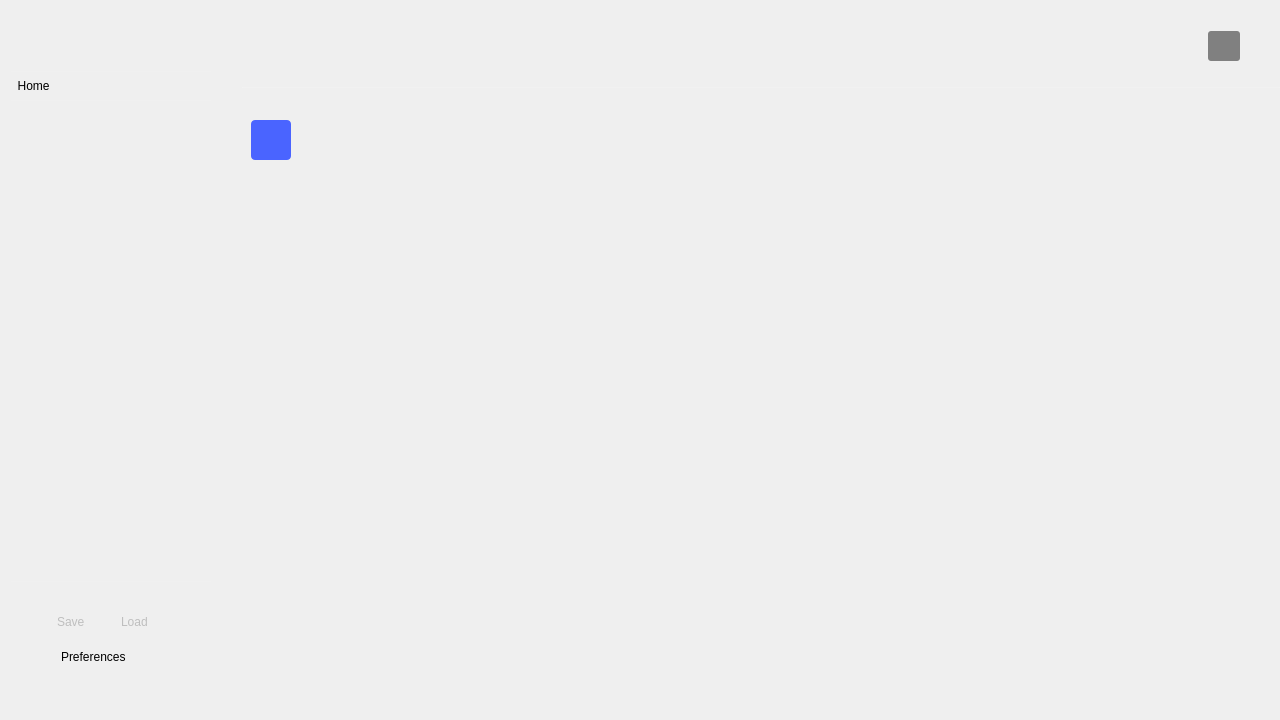
<?xml version="1.0" encoding="UTF-8"?>
<ui version="4.0">
 <class>ToolLauncher</class>
 <widget class="QMainWindow" name="ToolLauncher">
  <property name="geometry">
   <rect>
    <x>0</x>
    <y>0</y>
    <width>1280</width>
    <height>720</height>
   </rect>
  </property>
  <property name="minimumSize">
   <size>
    <width>1280</width>
    <height>720</height>
   </size>
  </property>
  <property name="windowTitle">
   <string>Scopy</string>
  </property>
  <widget class="QWidget" name="centralWidget">
   <property name="sizePolicy">
    <sizepolicy hsizetype="Maximum" vsizetype="Minimum">
     <horstretch>0</horstretch>
     <verstretch>0</verstretch>
    </sizepolicy>
   </property>
   <layout class="QHBoxLayout" name="horizontalLayout_3">
    <property name="topMargin">
     <number>0</number>
    </property>
    <property name="rightMargin">
     <number>0</number>
    </property>
    <property name="bottomMargin">
     <number>0</number>
    </property>
    <item>
     <widget class="adiscope::MenuAnim" name="menu" native="true">
      <property name="sizePolicy">
       <sizepolicy hsizetype="Preferred" vsizetype="Preferred">
        <horstretch>0</horstretch>
        <verstretch>0</verstretch>
       </sizepolicy>
      </property>
      <property name="minimumSize">
       <size>
        <width>64</width>
        <height>0</height>
       </size>
      </property>
      <property name="styleSheet">
       <string notr="true">.QWidget[selected=true] { background-color: rgba(0, 0, 0, 60); }</string>
      </property>
      <layout class="QVBoxLayout" name="verticalLayout">
       <property name="leftMargin">
        <number>0</number>
       </property>
       <property name="topMargin">
        <number>0</number>
       </property>
       <property name="rightMargin">
        <number>0</number>
       </property>
       <item>
        <widget class="QWidget" name="menuControl" native="true">
         <property name="autoFillBackground">
          <bool>false</bool>
         </property>
         <property name="styleSheet">
          <string notr="true">QPushButton { text-align:left; border: none; background-color: none; }
.QWidget#menuControl:hover {
background-color: rgba(0, 0, 0, 60);
border: 1px solid rgba(0, 0, 0, 30);
border-radius:5px;
}
.QWidget[selected=true] { 
background-color: rgba(0, 0, 0, 60);
border: 1px solid rgba(0, 0, 0, 30);
border-radius:5px; 
}</string>
         </property>
         <layout class="QHBoxLayout" name="horizontalLayout_8">
          <property name="spacing">
           <number>15</number>
          </property>
          <property name="leftMargin">
           <number>0</number>
          </property>
          <property name="topMargin">
           <number>0</number>
          </property>
          <property name="rightMargin">
           <number>0</number>
          </property>
          <property name="bottomMargin">
           <number>0</number>
          </property>
          <item>
           <widget class="QPushButton" name="btnMenu">
            <property name="minimumSize">
             <size>
              <width>32</width>
              <height>64</height>
             </size>
            </property>
            <property name="maximumSize">
             <size>
              <width>32</width>
              <height>64</height>
             </size>
            </property>
            <property name="styleSheet">
             <string notr="true">QPushButton {
font: 75 18pt &quot;Courier 10 Pitch&quot;;
color: rgb(255, 255, 255);
}</string>
            </property>
            <property name="text">
             <string/>
            </property>
            <property name="icon">
             <iconset resource="../resources/resources.qrc">
              <normaloff>:/menu/menu_button.png</normaloff>:/menu/menu_button.png</iconset>
            </property>
            <property name="iconSize">
             <size>
              <width>32</width>
              <height>32</height>
             </size>
            </property>
            <property name="checkable">
             <bool>true</bool>
            </property>
            <property name="checked">
             <bool>true</bool>
            </property>
            <property name="flat">
             <bool>true</bool>
            </property>
           </widget>
          </item>
          <item>
           <widget class="QWidget" name="widget_2" native="true">
            <property name="sizePolicy">
             <sizepolicy hsizetype="Minimum" vsizetype="Fixed">
              <horstretch>0</horstretch>
              <verstretch>0</verstretch>
             </sizepolicy>
            </property>
            <property name="minimumSize">
             <size>
              <width>0</width>
              <height>0</height>
             </size>
            </property>
            <property name="maximumSize">
             <size>
              <width>16777215</width>
              <height>64</height>
             </size>
            </property>
            <property name="styleSheet">
             <string notr="true">QWidget {
background-image: url(:/menu/scopy_title.png);
background-repeat: no-repeat;
background-position: left center;
}</string>
            </property>
           </widget>
          </item>
          <item>
           <spacer name="horizontalSpacer_3">
            <property name="orientation">
             <enum>Qt::Horizontal</enum>
            </property>
            <property name="sizeType">
             <enum>QSizePolicy::Fixed</enum>
            </property>
            <property name="sizeHint" stdset="0">
             <size>
              <width>32</width>
              <height>20</height>
             </size>
            </property>
           </spacer>
          </item>
         </layout>
        </widget>
       </item>
       <item>
        <widget class="Line" name="line_3">
         <property name="styleSheet">
          <string notr="true">color: rgba(255, 255, 255, 16);</string>
         </property>
         <property name="frameShadow">
          <enum>QFrame::Plain</enum>
         </property>
         <property name="lineWidth">
          <number>1</number>
         </property>
         <property name="orientation">
          <enum>Qt::Horizontal</enum>
         </property>
        </widget>
       </item>
       <item>
        <widget class="QWidget" name="home" native="true">
         <property name="maximumSize">
          <size>
           <width>16777215</width>
           <height>16777215</height>
          </size>
         </property>
         <property name="styleSheet">
          <string notr="true">QPushButton { text-align:left; border: none; background-color: none; }
.QWidget:hover {
background-color: rgba(0, 0, 0, 60);
border: 1px solid rgba(0, 0, 0, 30);
border-radius:5px;
}
QWidget[selected=true] { 
background-color: rgba(0, 0, 0, 60);
border: 1px solid rgba(0, 0, 0, 30);
border-radius:5px; 
}</string>
         </property>
         <layout class="QHBoxLayout" name="horizontalLayout_7">
          <property name="spacing">
           <number>2</number>
          </property>
          <property name="leftMargin">
           <number>0</number>
          </property>
          <property name="topMargin">
           <number>0</number>
          </property>
          <property name="rightMargin">
           <number>2</number>
          </property>
          <property name="bottomMargin">
           <number>0</number>
          </property>
          <item>
           <widget class="QPushButton" name="btnHome">
            <property name="sizePolicy">
             <sizepolicy hsizetype="Minimum" vsizetype="Minimum">
              <horstretch>0</horstretch>
              <verstretch>0</verstretch>
             </sizepolicy>
            </property>
            <property name="minimumSize">
             <size>
              <width>32</width>
              <height>0</height>
             </size>
            </property>
            <property name="maximumSize">
             <size>
              <width>16777215</width>
              <height>16777215</height>
             </size>
            </property>
            <property name="text">
             <string>  Home</string>
            </property>
            <property name="icon">
             <iconset resource="../resources/resources.qrc">
              <normaloff>:/menu/home.png</normaloff>:/menu/home.png</iconset>
            </property>
            <property name="iconSize">
             <size>
              <width>32</width>
              <height>32</height>
             </size>
            </property>
            <property name="checkable">
             <bool>true</bool>
            </property>
            <property name="flat">
             <bool>true</bool>
            </property>
            <attribute name="buttonGroup">
             <string notr="true">buttonGroup_2</string>
            </attribute>
           </widget>
          </item>
          <item>
           <spacer name="horizontalSpacer">
            <property name="orientation">
             <enum>Qt::Horizontal</enum>
            </property>
            <property name="sizeType">
             <enum>QSizePolicy::Fixed</enum>
            </property>
            <property name="sizeHint" stdset="0">
             <size>
              <width>32</width>
              <height>0</height>
             </size>
            </property>
           </spacer>
          </item>
         </layout>
        </widget>
       </item>
       <item>
        <widget class="Line" name="line_2">
         <property name="styleSheet">
          <string notr="true">color: rgba(255, 255, 255, 16);</string>
         </property>
         <property name="frameShadow">
          <enum>QFrame::Plain</enum>
         </property>
         <property name="orientation">
          <enum>Qt::Horizontal</enum>
         </property>
        </widget>
       </item>
       <item>
        <widget class="QScrollArea" name="scrollArea">
         <property name="sizePolicy">
          <sizepolicy hsizetype="Preferred" vsizetype="Expanding">
           <horstretch>0</horstretch>
           <verstretch>0</verstretch>
          </sizepolicy>
         </property>
         <property name="minimumSize">
          <size>
           <width>0</width>
           <height>0</height>
          </size>
         </property>
         <property name="frameShape">
          <enum>QFrame::NoFrame</enum>
         </property>
         <property name="horizontalScrollBarPolicy">
          <enum>Qt::ScrollBarAlwaysOff</enum>
         </property>
         <property name="widgetResizable">
          <bool>true</bool>
         </property>
         <widget class="QWidget" name="scrollAreaWidgetContents">
          <property name="geometry">
           <rect>
            <x>0</x>
            <y>0</y>
            <width>200</width>
            <height>438</height>
           </rect>
          </property>
          <property name="sizePolicy">
           <sizepolicy hsizetype="Preferred" vsizetype="Expanding">
            <horstretch>0</horstretch>
            <verstretch>0</verstretch>
           </sizepolicy>
          </property>
          <property name="minimumSize">
           <size>
            <width>0</width>
            <height>0</height>
           </size>
          </property>
          <layout class="QVBoxLayout" name="verticalLayout_4">
           <property name="spacing">
            <number>0</number>
           </property>
           <property name="leftMargin">
            <number>0</number>
           </property>
           <property name="topMargin">
            <number>0</number>
           </property>
           <property name="rightMargin">
            <number>0</number>
           </property>
           <property name="bottomMargin">
            <number>0</number>
           </property>
           <item>
            <widget class="QWidget" name="widget" native="true">
             <property name="sizePolicy">
              <sizepolicy hsizetype="Preferred" vsizetype="Expanding">
               <horstretch>0</horstretch>
               <verstretch>0</verstretch>
              </sizepolicy>
             </property>
             <property name="minimumSize">
              <size>
               <width>0</width>
               <height>0</height>
              </size>
             </property>
             <property name="styleSheet">
              <string notr="true"/>
             </property>
             <layout class="QVBoxLayout" name="menuOptionsLayout">
              <property name="spacing">
               <number>0</number>
              </property>
              <property name="sizeConstraint">
               <enum>QLayout::SetMinAndMaxSize</enum>
              </property>
              <property name="leftMargin">
               <number>0</number>
              </property>
             </layout>
            </widget>
           </item>
          </layout>
         </widget>
        </widget>
       </item>
       <item>
        <widget class="Line" name="line">
         <property name="styleSheet">
          <string notr="true">color: rgba(255, 255, 255, 16);</string>
         </property>
         <property name="frameShadow">
          <enum>QFrame::Plain</enum>
         </property>
         <property name="orientation">
          <enum>Qt::Horizontal</enum>
         </property>
        </widget>
       </item>
       <item>
        <spacer name="horizontalSpacer_10">
         <property name="orientation">
          <enum>Qt::Horizontal</enum>
         </property>
         <property name="sizeType">
          <enum>QSizePolicy::Fixed</enum>
         </property>
         <property name="sizeHint" stdset="0">
          <size>
           <width>200</width>
           <height>20</height>
          </size>
         </property>
        </spacer>
       </item>
       <item>
        <widget class="QWidget" name="saveLoadWidget" native="true">
         <property name="maximumSize">
          <size>
           <width>200</width>
           <height>16777215</height>
          </size>
         </property>
         <layout class="QVBoxLayout" name="verticalLayout_5">
          <property name="spacing">
           <number>0</number>
          </property>
          <property name="leftMargin">
           <number>0</number>
          </property>
          <property name="topMargin">
           <number>0</number>
          </property>
          <property name="rightMargin">
           <number>0</number>
          </property>
          <property name="bottomMargin">
           <number>0</number>
          </property>
          <item>
           <layout class="QHBoxLayout" name="horizontalLayout_4">
            <property name="spacing">
             <number>2</number>
            </property>
            <property name="leftMargin">
             <number>10</number>
            </property>
            <property name="rightMargin">
             <number>10</number>
            </property>
            <item>
             <widget class="QWidget" name="Save" native="true">
              <property name="enabled">
               <bool>true</bool>
              </property>
              <property name="maximumSize">
               <size>
                <width>16777215</width>
                <height>16777215</height>
               </size>
              </property>
              <property name="styleSheet">
               <string notr="true">QPushButton { text-align:left; border: none; background-color: none; }
.QWidget:hover {background-color: rgba(0, 0, 0, 60);
border: 1px solid rgba(0, 0, 0, 30);
border-radius:5px;}
QWidget[selected=true] { background-color: rgba(0, 0, 0, 60);
border: 1px solid rgba(0, 0, 0, 30);
border-radius:5px;}</string>
              </property>
              <layout class="QHBoxLayout" name="horizontalLayout_5">
               <property name="spacing">
                <number>0</number>
               </property>
               <property name="leftMargin">
                <number>0</number>
               </property>
               <property name="topMargin">
                <number>3</number>
               </property>
               <property name="rightMargin">
                <number>0</number>
               </property>
               <property name="bottomMargin">
                <number>3</number>
               </property>
               <item>
                <spacer name="horizontalSpacer_12">
                 <property name="orientation">
                  <enum>Qt::Horizontal</enum>
                 </property>
                 <property name="sizeType">
                  <enum>QSizePolicy::Preferred</enum>
                 </property>
                 <property name="sizeHint" stdset="0">
                  <size>
                   <width>40</width>
                   <height>20</height>
                  </size>
                 </property>
                </spacer>
               </item>
               <item>
                <widget class="QPushButton" name="saveBtn">
                 <property name="enabled">
                  <bool>true</bool>
                 </property>
                 <property name="sizePolicy">
                  <sizepolicy hsizetype="Preferred" vsizetype="Preferred">
                   <horstretch>0</horstretch>
                   <verstretch>0</verstretch>
                  </sizepolicy>
                 </property>
                 <property name="maximumSize">
                  <size>
                   <width>20</width>
                   <height>16777215</height>
                  </size>
                 </property>
                 <property name="styleSheet">
                  <string notr="true"/>
                 </property>
                 <property name="text">
                  <string/>
                 </property>
                 <property name="icon">
                  <iconset resource="../resources/resources.qrc">
                   <normaloff>:/icons/ic load.svg</normaloff>
                   <normalon>:/icons/ic load.svg</normalon>:/icons/ic load.svg</iconset>
                 </property>
                 <property name="flat">
                  <bool>true</bool>
                 </property>
                </widget>
               </item>
               <item>
                <widget class="QLabel" name="saveLbl">
                 <property name="sizePolicy">
                  <sizepolicy hsizetype="Fixed" vsizetype="Preferred">
                   <horstretch>0</horstretch>
                   <verstretch>0</verstretch>
                  </sizepolicy>
                 </property>
                 <property name="maximumSize">
                  <size>
                   <width>16777215</width>
                   <height>16777215</height>
                  </size>
                 </property>
                 <property name="styleSheet">
                  <string notr="true">	background-color: transparent;
	color: #bebebe;</string>
                 </property>
                 <property name="text">
                  <string>Save</string>
                 </property>
                </widget>
               </item>
               <item>
                <spacer name="horizontalSpacer_6">
                 <property name="orientation">
                  <enum>Qt::Horizontal</enum>
                 </property>
                 <property name="sizeType">
                  <enum>QSizePolicy::Preferred</enum>
                 </property>
                 <property name="sizeHint" stdset="0">
                  <size>
                   <width>40</width>
                   <height>20</height>
                  </size>
                 </property>
                </spacer>
               </item>
              </layout>
             </widget>
            </item>
            <item>
             <widget class="QWidget" name="Load" native="true">
              <property name="enabled">
               <bool>true</bool>
              </property>
              <property name="maximumSize">
               <size>
                <width>16777215</width>
                <height>16777215</height>
               </size>
              </property>
              <property name="styleSheet">
               <string notr="true">QPushButton { text-align:left; border: none; background-color: none; }
.QWidget:hover {background-color: rgba(0, 0, 0, 60);
border: 1px solid rgba(0, 0, 0, 30);
border-radius:5px;}
QWidget[selected=true] { background-color: rgba(0, 0, 0, 60);
border: 1px solid rgba(0, 0, 0, 30);
border-radius:5px;}</string>
              </property>
              <layout class="QHBoxLayout" name="horizontalLayout_6">
               <property name="spacing">
                <number>4</number>
               </property>
               <property name="leftMargin">
                <number>0</number>
               </property>
               <property name="topMargin">
                <number>3</number>
               </property>
               <property name="rightMargin">
                <number>0</number>
               </property>
               <property name="bottomMargin">
                <number>3</number>
               </property>
               <item>
                <spacer name="horizontalSpacer_11">
                 <property name="orientation">
                  <enum>Qt::Horizontal</enum>
                 </property>
                 <property name="sizeType">
                  <enum>QSizePolicy::Preferred</enum>
                 </property>
                 <property name="sizeHint" stdset="0">
                  <size>
                   <width>40</width>
                   <height>20</height>
                  </size>
                 </property>
                </spacer>
               </item>
               <item>
                <widget class="QLabel" name="loadLbl">
                 <property name="sizePolicy">
                  <sizepolicy hsizetype="Fixed" vsizetype="Preferred">
                   <horstretch>0</horstretch>
                   <verstretch>0</verstretch>
                  </sizepolicy>
                 </property>
                 <property name="maximumSize">
                  <size>
                   <width>16777215</width>
                   <height>16777215</height>
                  </size>
                 </property>
                 <property name="styleSheet">
                  <string notr="true">	background-color: transparent;
	color: #bebebe;</string>
                 </property>
                 <property name="text">
                  <string>Load</string>
                 </property>
                </widget>
               </item>
               <item>
                <widget class="QPushButton" name="loadBtn">
                 <property name="sizePolicy">
                  <sizepolicy hsizetype="Preferred" vsizetype="Preferred">
                   <horstretch>0</horstretch>
                   <verstretch>0</verstretch>
                  </sizepolicy>
                 </property>
                 <property name="minimumSize">
                  <size>
                   <width>0</width>
                   <height>0</height>
                  </size>
                 </property>
                 <property name="maximumSize">
                  <size>
                   <width>16777215</width>
                   <height>12312313</height>
                  </size>
                 </property>
                 <property name="styleSheet">
                  <string notr="true"/>
                 </property>
                 <property name="text">
                  <string/>
                 </property>
                 <property name="icon">
                  <iconset>
                   <normalon>:/icons/ic save.svg</normalon>
                  </iconset>
                 </property>
                 <property name="flat">
                  <bool>true</bool>
                 </property>
                </widget>
               </item>
               <item>
                <spacer name="horizontalSpacer_8">
                 <property name="orientation">
                  <enum>Qt::Horizontal</enum>
                 </property>
                 <property name="sizeType">
                  <enum>QSizePolicy::Preferred</enum>
                 </property>
                 <property name="sizeHint" stdset="0">
                  <size>
                   <width>40</width>
                   <height>20</height>
                  </size>
                 </property>
                </spacer>
               </item>
              </layout>
             </widget>
            </item>
           </layout>
          </item>
         </layout>
         <zorder></zorder>
        </widget>
       </item>
       <item>
        <widget class="QWidget" name="preference" native="true">
         <property name="maximumSize">
          <size>
           <width>200</width>
           <height>16777215</height>
          </size>
         </property>
         <property name="styleSheet">
          <string notr="true">QPushButton { text-align:left; border: none; background-color: none; }
.QWidget:hover {
background-color: rgba(0, 0, 0, 60);
border: 1px solid rgba(0, 0, 0, 30);
border-radius:5px;
}
QWidget[selected=true] { 
background-color: rgba(0, 0, 0, 60);
border: 1px solid rgba(0, 0, 0, 30);
border-radius:5px; 
}</string>
         </property>
         <layout class="QHBoxLayout" name="horizontalLayout_9">
          <property name="spacing">
           <number>0</number>
          </property>
          <property name="leftMargin">
           <number>0</number>
          </property>
          <property name="topMargin">
           <number>0</number>
          </property>
          <property name="rightMargin">
           <number>0</number>
          </property>
          <property name="bottomMargin">
           <number>0</number>
          </property>
          <item>
           <layout class="QHBoxLayout" name="horizontalLayout_2">
            <property name="leftMargin">
             <number>10</number>
            </property>
            <property name="topMargin">
             <number>0</number>
            </property>
            <property name="rightMargin">
             <number>10</number>
            </property>
            <item>
             <spacer name="horizontalSpacer_13">
              <property name="orientation">
               <enum>Qt::Horizontal</enum>
              </property>
              <property name="sizeType">
               <enum>QSizePolicy::Preferred</enum>
              </property>
              <property name="sizeHint" stdset="0">
               <size>
                <width>40</width>
                <height>20</height>
               </size>
              </property>
             </spacer>
            </item>
            <item>
             <widget class="QPushButton" name="prefBtn">
              <property name="sizePolicy">
               <sizepolicy hsizetype="Minimum" vsizetype="Minimum">
                <horstretch>0</horstretch>
                <verstretch>0</verstretch>
               </sizepolicy>
              </property>
              <property name="minimumSize">
               <size>
                <width>32</width>
                <height>32</height>
               </size>
              </property>
              <property name="maximumSize">
               <size>
                <width>16777215</width>
                <height>16777215</height>
               </size>
              </property>
              <property name="styleSheet">
               <string notr="true">background-position: left center;</string>
              </property>
              <property name="text">
               <string>Preferences</string>
              </property>
              <property name="icon">
               <iconset>
                <normalon>:/menu/debugger.png</normalon>
               </iconset>
              </property>
              <property name="iconSize">
               <size>
                <width>64</width>
                <height>32</height>
               </size>
              </property>
              <property name="checkable">
               <bool>true</bool>
              </property>
              <property name="flat">
               <bool>true</bool>
              </property>
              <attribute name="buttonGroup">
               <string notr="true">buttonGroup_2</string>
              </attribute>
             </widget>
            </item>
            <item>
             <spacer name="horizontalSpacer_9">
              <property name="orientation">
               <enum>Qt::Horizontal</enum>
              </property>
              <property name="sizeType">
               <enum>QSizePolicy::Preferred</enum>
              </property>
              <property name="sizeHint" stdset="0">
               <size>
                <width>40</width>
                <height>20</height>
               </size>
              </property>
             </spacer>
            </item>
           </layout>
          </item>
         </layout>
        </widget>
       </item>
       <item>
        <layout class="QHBoxLayout" name="analogLogo">
         <property name="spacing">
          <number>0</number>
         </property>
         <item>
          <widget class="QWidget" name="logo" native="true">
           <property name="enabled">
            <bool>false</bool>
           </property>
           <property name="sizePolicy">
            <sizepolicy hsizetype="Minimum" vsizetype="Minimum">
             <horstretch>0</horstretch>
             <verstretch>0</verstretch>
            </sizepolicy>
           </property>
           <property name="minimumSize">
            <size>
             <width>32</width>
             <height>30</height>
            </size>
           </property>
           <property name="maximumSize">
            <size>
             <width>104</width>
             <height>30</height>
            </size>
           </property>
           <property name="styleSheet">
            <string notr="true">.QWidget:hover { background-color: rgba(0, 0, 0, 60);} 
QWidget {
background-image: url(:/menu/adi.png);
background-repeat: no-repeat;
background-position: left center;
}</string>
           </property>
          </widget>
         </item>
         <item>
          <spacer name="horizontalSpacer_4">
           <property name="orientation">
            <enum>Qt::Horizontal</enum>
           </property>
           <property name="sizeType">
            <enum>QSizePolicy::Fixed</enum>
           </property>
           <property name="sizeHint" stdset="0">
            <size>
             <width>32</width>
             <height>0</height>
            </size>
           </property>
          </spacer>
         </item>
        </layout>
       </item>
      </layout>
     </widget>
    </item>
    <item>
     <layout class="QHBoxLayout" name="centralLayout">
      <item>
       <widget class="adiscope::DetachDragZone" name="homeWidget" native="true">
        <property name="sizePolicy">
         <sizepolicy hsizetype="Preferred" vsizetype="MinimumExpanding">
          <horstretch>0</horstretch>
          <verstretch>0</verstretch>
         </sizepolicy>
        </property>
        <layout class="QVBoxLayout" name="verticalLayout_3">
         <property name="spacing">
          <number>0</number>
         </property>
         <property name="leftMargin">
          <number>0</number>
         </property>
         <property name="rightMargin">
          <number>0</number>
         </property>
         <property name="bottomMargin">
          <number>0</number>
         </property>
         <item>
          <layout class="QVBoxLayout" name="connect_menu">
           <property name="leftMargin">
            <number>25</number>
           </property>
           <property name="topMargin">
            <number>0</number>
           </property>
           <property name="bottomMargin">
            <number>10</number>
           </property>
           <item>
            <layout class="QHBoxLayout" name="hLayout_topbar">
             <property name="spacing">
              <number>0</number>
             </property>
             <property name="leftMargin">
              <number>0</number>
             </property>
             <property name="topMargin">
              <number>20</number>
             </property>
             <property name="rightMargin">
              <number>40</number>
             </property>
             <property name="bottomMargin">
              <number>20</number>
             </property>
             <item>
              <spacer name="horizontalSpacer_5">
               <property name="orientation">
                <enum>Qt::Horizontal</enum>
               </property>
               <property name="sizeHint" stdset="0">
                <size>
                 <width>0</width>
                 <height>20</height>
                </size>
               </property>
              </spacer>
             </item>
             <item>
              <widget class="QWidget" name="logo_2" native="true">
               <property name="enabled">
                <bool>false</bool>
               </property>
               <property name="sizePolicy">
                <sizepolicy hsizetype="Minimum" vsizetype="Minimum">
                 <horstretch>0</horstretch>
                 <verstretch>0</verstretch>
                </sizepolicy>
               </property>
               <property name="minimumSize">
                <size>
                 <width>104</width>
                 <height>30</height>
                </size>
               </property>
               <property name="maximumSize">
                <size>
                 <width>104</width>
                 <height>30</height>
                </size>
               </property>
               <property name="styleSheet">
                <string notr="true">background-image: url(:/menu/adi.png);
background-repeat: no-repeat;
background-position: left center;
min-width: 104px;
min-height: 30px;</string>
               </property>
              </widget>
             </item>
             <item>
              <spacer name="horizontalSpacer_7">
               <property name="orientation">
                <enum>Qt::Horizontal</enum>
               </property>
               <property name="sizeHint" stdset="0">
                <size>
                 <width>0</width>
                 <height>20</height>
                </size>
               </property>
              </spacer>
             </item>
             <item>
              <widget class="QPushButton" name="btnConnect">
               <property name="enabled">
                <bool>false</bool>
               </property>
               <property name="font">
                <font>
                 <family>monospace</family>
                 <pointsize>10</pointsize>
                 <weight>75</weight>
                 <italic>false</italic>
                 <bold>true</bold>
                </font>
               </property>
               <property name="styleSheet">
                <string notr="true">QPushButton {
color: white;
background-color: #4a64ff;
font-family: &quot;monospace&quot;;
font-weight: bold;
height: 30px;
border-width: 0px;
border-radius: 3px;
min-width: 6em;
qproperty-text: &quot;Connect&quot;;
}

QPushButton:hover
{
background-color: #4a34ff;
}

QPushButton:disabled {
background-color: gray;
color:white;
}

QPushButton[connected=true] {
/*background-color: green;*/
qproperty-text: &quot;Disconnect&quot;;
}
QPushButton[failed=true] {
background-color: red;
qproperty-text: &quot;Failed&quot;;
}</string>
               </property>
              </widget>
             </item>
            </layout>
           </item>
           <item>
            <widget class="Line" name="line_separator">
             <property name="minimumSize">
              <size>
               <width>0</width>
               <height>1</height>
              </size>
             </property>
             <property name="maximumSize">
              <size>
               <width>16777215</width>
               <height>1</height>
              </size>
             </property>
             <property name="styleSheet">
              <string notr="true">border: 1px solid rgba(255, 255, 255, 16);</string>
             </property>
             <property name="orientation">
              <enum>Qt::Horizontal</enum>
             </property>
            </widget>
           </item>
           <item>
            <widget class="QGroupBox" name="groupBox">
             <property name="sizePolicy">
              <sizepolicy hsizetype="Preferred" vsizetype="Maximum">
               <horstretch>0</horstretch>
               <verstretch>0</verstretch>
              </sizepolicy>
             </property>
             <property name="styleSheet">
              <string notr="true">background-color: transparent;
border: 0px;</string>
             </property>
             <property name="title">
              <string/>
             </property>
             <layout class="QHBoxLayout" name="horizontalLayout">
              <property name="leftMargin">
               <number>0</number>
              </property>
              <property name="topMargin">
               <number>0</number>
              </property>
              <property name="rightMargin">
               <number>0</number>
              </property>
              <property name="bottomMargin">
               <number>0</number>
              </property>
              <item>
               <layout class="QVBoxLayout" name="verticalLayout_2">
                <property name="leftMargin">
                 <number>9</number>
                </property>
                <property name="topMargin">
                 <number>0</number>
                </property>
                <property name="rightMargin">
                 <number>9</number>
                </property>
                <property name="bottomMargin">
                 <number>9</number>
                </property>
                <item>
                 <spacer name="verticalSpacer_2">
                  <property name="orientation">
                   <enum>Qt::Vertical</enum>
                  </property>
                  <property name="sizeHint" stdset="0">
                   <size>
                    <width>0</width>
                    <height>0</height>
                   </size>
                  </property>
                 </spacer>
                </item>
                <item>
                 <widget class="QPushButton" name="btnAdd">
                  <property name="sizePolicy">
                   <sizepolicy hsizetype="Fixed" vsizetype="MinimumExpanding">
                    <horstretch>0</horstretch>
                    <verstretch>0</verstretch>
                   </sizepolicy>
                  </property>
                  <property name="minimumSize">
                   <size>
                    <width>0</width>
                    <height>40</height>
                   </size>
                  </property>
                  <property name="maximumSize">
                   <size>
                    <width>40</width>
                    <height>40</height>
                   </size>
                  </property>
                  <property name="styleSheet">
                   <string notr="true">QPushButton {
height: 40px;
width: 40px;
border-width: 0px;
border-radius: 4px;
background-color: #4A64FF;
}
QPushButton:hover {
background-color: #4a34ff;
}</string>
                  </property>
                  <property name="text">
                   <string/>
                  </property>
                  <property name="icon">
                   <iconset resource="../resources/resources.qrc">
                    <normaloff>:/menu/add.svg</normaloff>:/menu/add.svg</iconset>
                  </property>
                  <property name="iconSize">
                   <size>
                    <width>40</width>
                    <height>40</height>
                   </size>
                  </property>
                  <property name="flat">
                   <bool>true</bool>
                  </property>
                 </widget>
                </item>
                <item>
                 <spacer name="verticalSpacer_3">
                  <property name="orientation">
                   <enum>Qt::Vertical</enum>
                  </property>
                  <property name="sizeHint" stdset="0">
                   <size>
                    <width>0</width>
                    <height>0</height>
                   </size>
                  </property>
                 </spacer>
                </item>
               </layout>
              </item>
              <item>
               <layout class="QHBoxLayout" name="devicesList"/>
              </item>
              <item>
               <spacer name="horizontalSpacer_2">
                <property name="orientation">
                 <enum>Qt::Horizontal</enum>
                </property>
                <property name="sizeHint" stdset="0">
                 <size>
                  <width>40</width>
                  <height>20</height>
                 </size>
                </property>
               </spacer>
              </item>
              <item>
               <spacer name="verticalSpacer">
                <property name="orientation">
                 <enum>Qt::Vertical</enum>
                </property>
                <property name="sizeHint" stdset="0">
                 <size>
                  <width>20</width>
                  <height>100</height>
                 </size>
                </property>
               </spacer>
              </item>
             </layout>
            </widget>
           </item>
          </layout>
         </item>
         <item>
          <widget class="adiscope::StackedHomepage" name="stackedWidget"/>
         </item>
        </layout>
       </widget>
      </item>
     </layout>
    </item>
   </layout>
  </widget>
  <action name="actionQuit">
   <property name="text">
    <string>Quit</string>
   </property>
   <property name="shortcutContext">
    <enum>Qt::WindowShortcut</enum>
   </property>
  </action>
  <action name="actionADC_Offset">
   <property name="text">
    <string>ADC Offset</string>
   </property>
  </action>
  <action name="actionADC_Gain">
   <property name="text">
    <string>ADC Gain</string>
   </property>
  </action>
  <action name="actionReset_ADC_Calibration">
   <property name="text">
    <string>Reset ADC Calibration</string>
   </property>
  </action>
 </widget>
 <layoutdefault spacing="6" margin="11"/>
 <customwidgets>
  <customwidget>
   <class>adiscope::DetachDragZone</class>
   <extends>QWidget</extends>
   <header>detachdragzone.h</header>
   <container>1</container>
  </customwidget>
  <customwidget>
   <class>adiscope::MenuAnim</class>
   <extends>QWidget</extends>
   <header>menu_anim.hpp</header>
   <container>1</container>
  </customwidget>
  <customwidget>
   <class>adiscope::StackedHomepage</class>
   <extends>QStackedWidget</extends>
   <header>stacked_homepage.h</header>
   <container>1</container>
  </customwidget>
 </customwidgets>
 <resources>
  <include location="../resources/resources.qrc"/>
 </resources>
 <connections>
  <connection>
   <sender>btnMenu</sender>
   <signal>toggled(bool)</signal>
   <receiver>menu</receiver>
   <slot>toggleMenu(bool)</slot>
   <hints>
    <hint type="sourcelabel">
     <x>23</x>
     <y>24</y>
    </hint>
    <hint type="destinationlabel">
     <x>40</x>
     <y>402</y>
    </hint>
   </hints>
  </connection>
 </connections>
 <buttongroups>
  <buttongroup name="buttonGroup_2"/>
 </buttongroups>
</ui>
